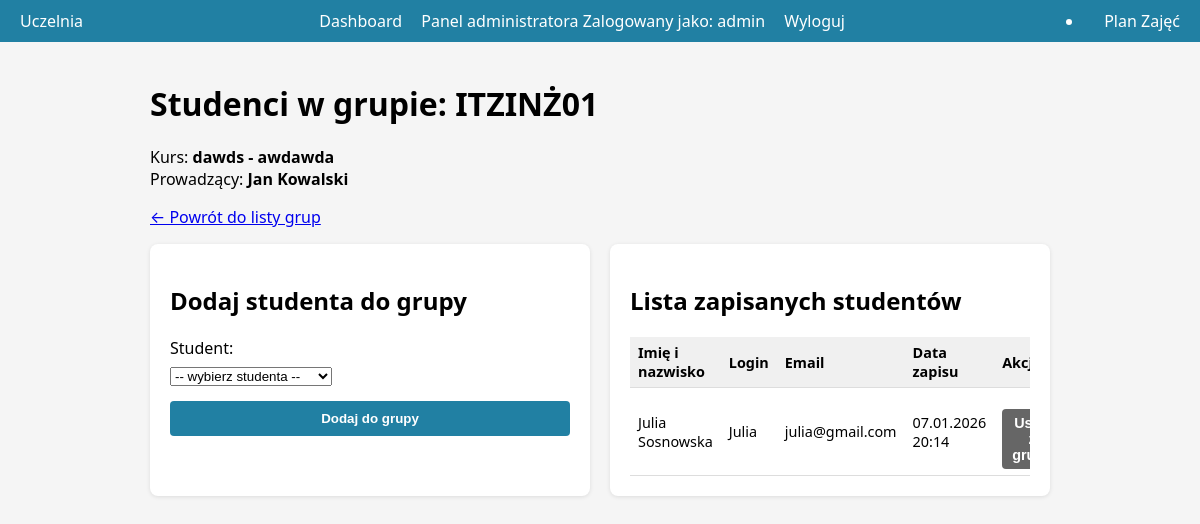
/admin/groups/2/students (signed in), run on the app's committed database.
### app/models.py (models this page shows, shortened)
class ClassGroup(db.Model):
    __tablename__ = "class_groups"
    id = db.Column(db.Integer, primary_key=True)
    name = db.Column(db.String(80), nullable=False)  # np. 'Grupa A'
    semester = db.Column(db.Integer, nullable=True)
    year = db.Column(db.Integer, nullable=True)
    course_id = db.Column(db.Integer, db.ForeignKey("courses.id"), nullable=False)
    course = db.relationship("Course", backref="groups")
    lecturer_id = db.Column(db.Integer, db.ForeignKey("users.id"), nullable=False)
    lecturer = db.relationship("User", backref="groups", foreign_keys=[lecturer_id])
    is_active = db.Column(db.Boolean, default=True)

class Course(db.Model):
    __tablename__ = "courses"
    id = db.Column(db.Integer, primary_key=True)
    code = db.Column(db.String(20), unique=True, nullable=False, index=True)  # np. INF101
    name = db.Column(db.String(120), nullable=False)
    ects = db.Column(db.Integer, default=0)  # punkty ECTS
    description = db.Column(db.Text, nullable=True)
    lecturer_id = db.Column(db.Integer, db.ForeignKey("users.id"), nullable=False)
    lecturer = db.relationship("User", backref="courses", foreign_keys=[lecturer_id])
    is_active = db.Column(db.Boolean, default=True)

class User(db.Model):
    __tablename__ = "users"
    id = db.Column(db.Integer, primary_key=True)
    username = db.Column(db.String(50), unique=True, nullable=False, index=True)
    email = db.Column(db.String(100), unique=True, nullable=False, index=True)
    password_hash = db.Column(db.String(255), nullable=False)
    first_name = db.Column(db.String(50), nullable=False)
    last_name = db.Column(db.String(50), nullable=False)
    role = db.Column(db.Enum(UserRole), default=UserRole.STUDENT, nullable=False)
    is_active = db.Column(db.Boolean, default=True)
    created_at = db.Column(db.DateTime, default=datetime.now)
    last_login = db.Column(db.DateTime, nullable=True)
    @property
    def full_name(self) -> str:
        return f"{self.first_name} {self.last_name}"

class Enrollment(db.Model):
    __tablename__ = "enrollments"
    id = db.Column(db.Integer, primary_key=True)
    student_id = db.Column(db.Integer, db.ForeignKey("users.id"), nullable=False)
    student = db.relationship("User", foreign_keys=[student_id], backref="enrollments")
    group_id = db.Column(db.Integer, db.ForeignKey("class_groups.id"), nullable=False)
    group = db.relationship("ClassGroup", backref="enrollments")
    created_at = db.Column(db.DateTime, default=datetime.now)
    is_active = db.Column(db.Boolean, default=True)

### app/routes.py (the view, shortened to what this page needs)
@main_bp.route("/admin/groups/<int:group_id>/students", methods=["GET", "POST"])
@admin_required
def admin_group_students(group_id: int):
    from app import db
    from app.models import ClassGroup, Enrollment, User, UserRole
    group = ClassGroup.query.get_or_404(group_id)
    message = None
    error = None
    enrollments = (
        Enrollment.query
        .filter_by(group_id=group.id, is_active=True)
        .join(User, Enrollment.student_id == User.id)
        .order_by(User.last_name.asc(), User.first_name.asc())
        .all()
    )
    students = (
        User.query
        .filter_by(role=UserRole.STUDENT, is_active=True)
        .order_by(User.last_name.asc(), User.first_name.asc())
        .all()
    )
    return render_template(
        "admin_group_students.html",
        group=group,
        enrollments=enrollments,
        students=students,
        message=message,
        error=error,
    )

### app/routes.py (called while the page is built)
def admin_required(view_func):
    @wraps(view_func)
    def wrapped_view(*args, **kwargs):
        role = session.get("role")
        if role != "admin":
            return abort(403)
        return view_func(*args, **kwargs)
    return wrapped_view

### app/templates/admin_group_students.html (shortened to what this page needs)
{% extends "base.html" %}
{% block content %}
<h1>Studenci w grupie: {{ group.name }}</h1>
<p>
    Kurs: <strong>{{ group.course.code }} - {{ group.course.name }}</strong><br>
    Prowadzący: <strong>{{ group.lecturer.full_name }}</strong>
</p>
<p>
    <a href="{{ url_for('main.admin_groups') }}">&larr; Powrót do listy grup</a>
</p>
<div class="grid">
    <div class="card">
        <h2>Dodaj studenta do grupy</h2>
        <form method="POST">
            <label for="student_id">Student:</label>
            <select id="student_id" name="student_id" required>
                <option value="">-- wybierz studenta --</option>
            </select>
            <button type="submit">Dodaj do grupy</button>
        </form>
    </div>
    <div class="card">
        <h2>Lista zapisanych studentów</h2>
        {% if enrollments %}
        <div class="table-wrapper">
            <table>
                <thead>
                    <tr>
                        <th>Imię i nazwisko</th>
                        <th>Login</th>
                        <th>Email</th>
                        <th>Data zapisu</th>
                        <th>Akcje</th>
                    </tr>
                </thead>
                <tbody>
                    {% for e in enrollments %}
                    <tr>
                        <td>{{ e.student.full_name }}</td>
                        <td>{{ e.student.username }}</td>
                        <td>{{ e.student.email }}</td>
                        <td>{{ e.created_at.strftime("%d.%m.%Y %H:%M") }}</td>
                        <td>
                            <form method="POST" action="{{ url_for('main.admin_remove_enrollment', enrollment_id=e.id) }}">
                                <button type="submit" class="btn-secondary">Usuń z grupy</button>
                            </form>
                        </td>
                    </tr>
                    {% endfor %}
                </tbody>
            </table>
        </div>
        {% else %}
        <p>Brak studentów zapisanych do tej grupy.</p>
        {% endif %}
    </div>
</div>
{% endblock %}

### app/static/css/style.css (style rules this page uses)
body { font-family: system-ui, -apple-system, BlinkMacSystemFont, "Segoe UI", sans-serif; background-color: #f5f5f5; margin: 0; }
.card { background-color: #ffffff; border-radius: 8px; padding: 20px; margin-bottom: 20px; box-shadow: 0 1px 4px rgba(0,0,0,0.1); }
label { display: block; margin: 10px 0 5px 0; }
button { margin-top: 15px; width: 100%; padding: 10px; background-color: #2180A3; color: white; border: none; border-radius: 4px; font-weight: 600; cursor: pointer; }
.grid { display: grid; grid-template-columns: repeat(auto-fit, minmax(260px, 1fr)); gap: 20px; }
.table-wrapper { max-height: 400px; overflow: auto; }
table { width: 100%; border-collapse: collapse; font-size: 0.9rem; }
th, td { border-bottom: 1px solid #ddd; padding: 6px 8px; text-align: left; }
th { background-color: #f0f0f0; }
.btn, .btn-secondary { display: inline-block; padding: 6px 10px; background-color: #2180A3; color: white; border-radius: 4px; text-decoration: none; border: none; cursor: pointer; font-size: 0.9rem; }
.btn-secondary { background-color: #666; }

### data on the page
ClassGroup: name "ITZINŻ01"
Course: course.code "dawds", course.name "awdawda"
User: lecturer.full_name "Jan Kowalski"
Enrollment: student.full_name "Julia Sosnowska", student.username "Julia", student.email "julia@gmail.com", created_at "07.01.2026 20:14"

### other printed values
{{ session.get('username') }} "admin"
